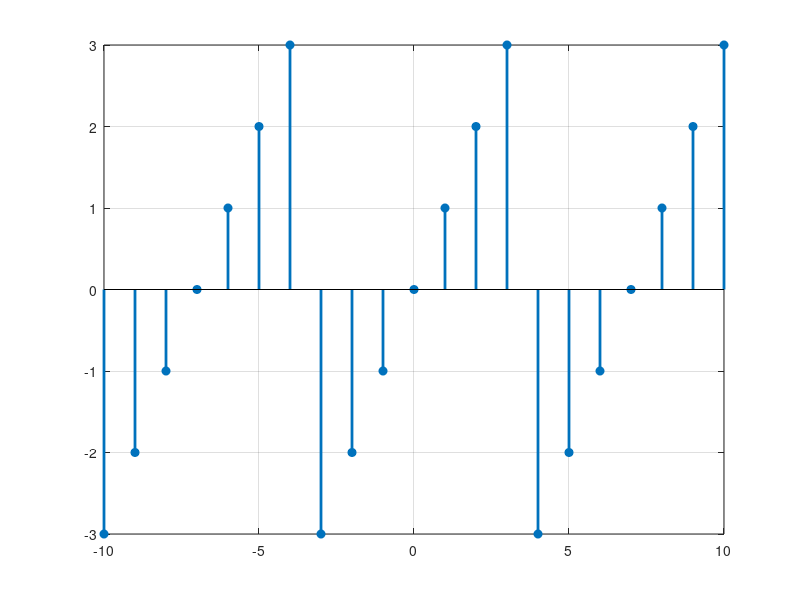

Source code (MATLAB):
clc;
clear all;
close all;

u = @(n) n >= 0;
n = -10:10;
stem(n,u(n),"filled");

x1 = @(n) ((4-abs(n)).*(u(n+3)-u(n-4)));
stem(n, x1(n), "filled", "LineWidth", 2);

h = @(n) (u(n+3)-u(n-4));
stem(n, h(n), "filled", "LineWidth", 2);

cv1 = conv(x1(n),h(n))
n = -20:20;
stem(n, cv1, "filled", "LineWidth", 2);

n = -11:9;
%cv2 = convmtx(x1(n),h(n));

x1_ex = x1(mod(n-3, 7)-3);
stem(n+1, x1_ex, "filled", "LineWidth", 2);

h2 = @(n) n.*(u(n+3)-u(n-4));
%stem(n+1, h2(n), "filled", "LineWidth", 2);
h_ex = h2(mod(n-3, 7)-3);
stem(n+1, h_ex, "filled", "LineWidth", 2);

%cv3 = cconv(x1_ex,h_ex)
grid on;